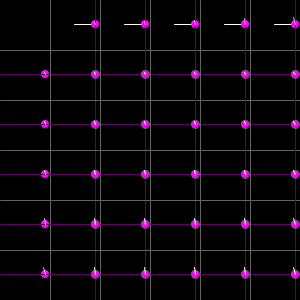
Frame 1 (no input)
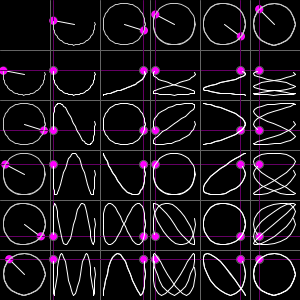
Frame 60 (the mouse pressed at the canvas centre just before this capture)
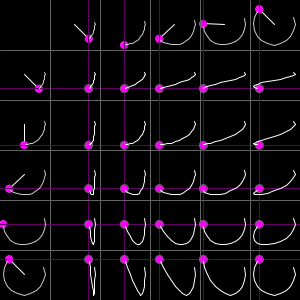
Frame 120 (the mouse held since frame 60 and released just before this capture)

The Processing sketch that drew these frames (run headless with seeded random() and noise(); from frame 60 on, the mouse is pressed at the canvas centre):

// Processing sketch: sketch_2D_SHM
// ── sketch_2D_SHM.pde
int grid=5;
float ang=0;
float ang_val=0;
int i, j;
float small_change=PI/50;
float small_change_o=PI/20;

void setup()
{
  size(300, 300);
  background(0);
  stroke(255);
}
void draw()
{
  background(0);
  float cent=(width/(2*(grid+2)))+(width/(2*(grid+1)*(grid+2)));
  float grid_width=width/(grid+1);
  float r=(width/(2*(grid+2)));
  strokeWeight(1);
  for (i=1; i<=grid; i++)
  {
    strokeWeight(1);
    line(cent+i*(grid_width), cent, cent+i*(grid_width)+r*cos((i)*(ang_val)), cent+r*sin((i)*(ang_val)));
    line(cent, cent+i*(grid_width), cent+r*cos((i)*(ang_val)), cent+i*(grid_width)+r*sin((i)*(ang_val)));
    fill(255, 0, 255);
    strokeWeight(0);
    ellipse(cent+i*(grid_width)+r*cos((i)*(ang_val)), cent+r*sin((i)*(ang_val)), 8, 8);
    ellipse(cent+r*cos((i)*(ang_val)), cent+i*(grid_width)+r*sin((i)*(ang_val)), 8, 8);
  }
  stroke(100, 0, 100);
  strokeWeight(1);
  for (i=1; i<=grid; i++)
  {
    stroke(100, 0, 100);
    line(cent+i*(grid_width)+r*cos((i)*ang_val), 0, cent+i*(grid_width)+r*cos((i)*ang_val), height);
    line(0, cent+i*(grid_width)+r*sin((i)*ang_val), width, cent+i*(grid_width)+r*sin((i)*ang_val));
    stroke(100);
    line(i*(grid_width), 0, +i*(grid_width), height);
    line(0, +i*(grid_width), width, i*(grid_width));
  }
  cent=cent+grid_width;
  for (i=0; i<grid; i++)
  {
    float centx=cent+grid_width*i;
    for (j=0; j<grid; j++)
    {
      float centy=cent+grid_width*j;
      float valx=centx+r*cos((i+1)*ang_val);
      float valy=centy+r*sin((j+1)*ang_val);
      fill(255, 0, 255);
      ellipse(valx, valy, 8, 8);
    }
  }
  strokeWeight(1);
  stroke(255);
  ang=0;
  while (ang<=ang_val)
  {
    float cent_t=cent-grid_width;
    stroke(200);
    for (i=1; i<=grid; i++)
    {
      line(cent_t+i*(grid_width)+r*cos((i)*ang), cent_t+r*sin((i)*ang), cent_t+i*(grid_width)+r*cos((i)*(ang-small_change)), cent_t+r*sin((i)*(ang-small_change)));
      line(cent_t+r*cos((i)*ang), cent_t+i*(grid_width)+r*sin((i)*ang), cent_t+r*cos((i)*(ang-small_change)), cent_t+i*(grid_width)+r*sin((i)*(ang-small_change)));
    }
    stroke(255);
    for (i=0; i<grid; i++)
    {
      float centx=cent+grid_width*i;
      for (j=0; j<grid; j++)
      {
        float centy=cent+grid_width*j;
        float valxn=centx+r*cos((i+1)*ang);
        float valyn=centy+r*sin((j+1)*ang);
        float valxb=centx+r*cos((i+1)*(ang-small_change));
        float valyb=centy+r*sin((j+1)*(ang-small_change));
        line(valxb, valyb, valxn, valyn);
      }
    }
    ang+=small_change;
  }
  if (ang_val==TWO_PI)
  {
    background(0);
    ang_val=0;
  }
  ang_val=ang_val+small_change_o;
  if (ang_val+2*small_change_o>TWO_PI)
  {
    ang_val=TWO_PI;
  }
}
